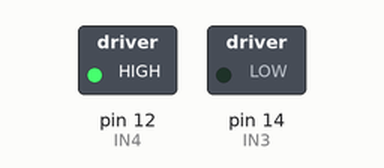
A sketch run on a simulated Arduino Uno, built with avr-gcc and run on an emulated ATmega328P. On the bench: switched loads named in the sketch (green lamp = pin HIGH).

Above: at 0.1 s.
Timing chart, 0 to 1.6 s (numbered marks = the images above):
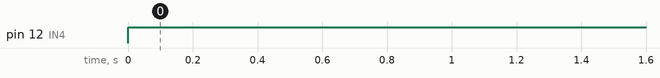

Measured:
- by itself, pin 12 (IN4): LOW → HIGH at 0.00 s

The sketch:

motor_dc.ino
```cpp
int IN3 = 14 ;
int IN4 = 12 ;
float velocidade = 255;

void setup() {
 pinMode(IN3,OUTPUT);
 pinMode(IN4,OUTPUT);

}

void loop() {
  analogWrite(IN3, LOW);
  analogWrite(IN4, velocidade);;

}
```
